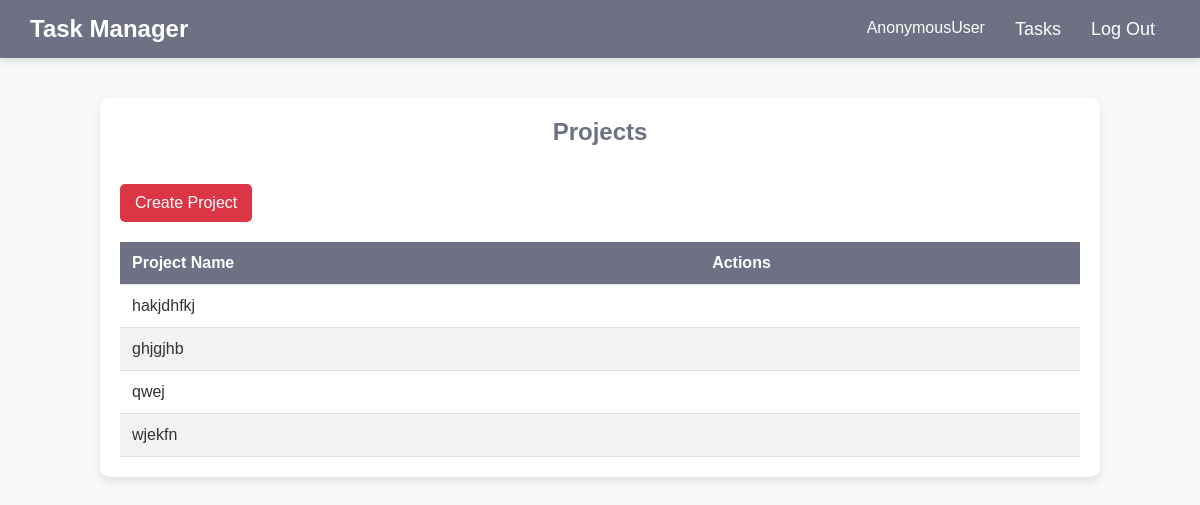
Page /projects_list/ on the earlier database version.
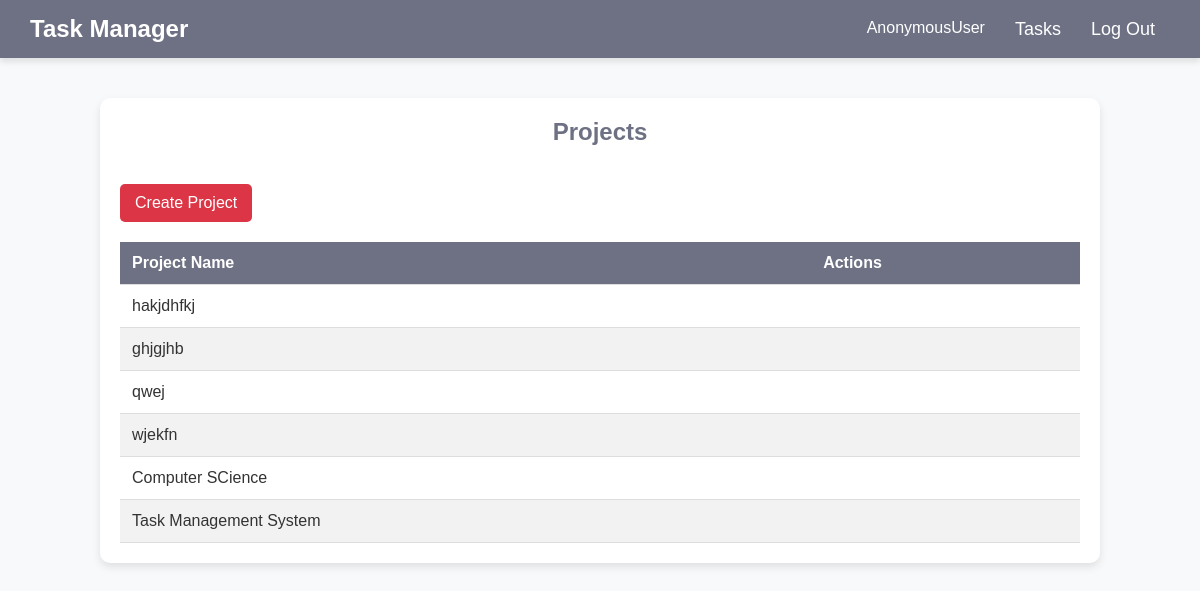
Same page on the later database version.
### tasks/models.py (models this page shows, shortened)
class Project(models.Model):
    name = models.CharField(max_length=160, unique=True)

### tasks/views.py (the view)
# urls.py: path('projects_list/', views.projects_list, name='projects_list'),
def projects_list(request):
    projects = Project.objects.all()
    return render(request, 'projects_list.html', {'projects': projects})

### tasks/templates/projects_list.html (shortened to what this page needs)
<!DOCTYPE html>
<html lang="en">
{% load static %}
<head>
</head>
<body>
    {% include 'layout/header.html' with link='/' name='Tasks' %}
    <div class="tasks-list">
        <h2>Projects</h2>
        <br>
        <a href="{% url 'create_project' %}" class="btn btn-delete">Create Project</a>
        <div style="overflow-x: auto;">
        <table class="task-table">
            <thead>
                <tr>
                    <th>Project Name</th>
                    <th>Actions</th>
                </tr>
            </thead>
            <tbody>
                {% for project in projects %}
                <tr>
                    <td>{{ project.name }}</td>
                    <td>
                    </td>
                </tr>
                {% empty %}
                <tr>
                    <td colspan="2">No Projects Found</td>
                </tr>
                {% endfor %}
            </tbody>
        </table>
        </div>
    </div>
</body>
</html>

Differences in the rows shown:
added Project: name "Computer SCience"
added Project: name "Task Management System"
